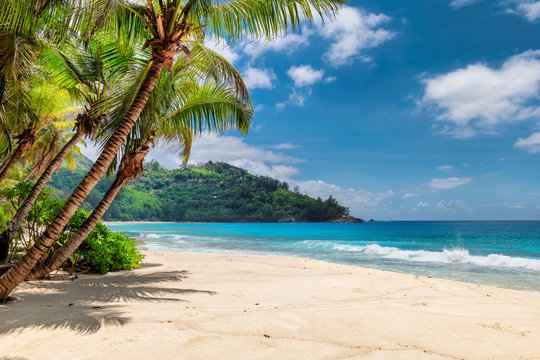
#> input picture HW-ICA/HW11/beach.jpg, 540 x 360 px
$ jupyter execute HW-11-Part-B-Minh-Nguyen.ipynb
#> lines starting #> are read from the running program, lines starting #| are printed output that depends on the picture
# HW 11 Part B Minh Nguyen

## K-means Clustering

[cell 1]
import numpy as np
import pandas as pd
import cv2
import collections
import seaborn as sns
import matplotlib.pyplot as plt
# from skimage import filters
# from skimage import util
from sklearn.preprocessing import MinMaxScaler
from sklearn.cluster import KMeans
from mpl_toolkits.mplot3d import Axes3D
from sklearn.cluster import MeanShift, estimate_bandwidth

[cell 2]
imageName = 'beach.jpg'
image = plt.imread(imageName)
#> image is the input picture: shape (360, 540, 3); mean R, G, B 127.9, 148.8, 142.3
plt.figure(dpi=150)
plt.title('Original Beach Image')
plt.imshow(image)

[cell 3]
# RGB pixels as Feature Vectors
index = pd.MultiIndex.from_product(
    (*map(range, image.shape[:2]), ('r', 'g', 'b')),
    names=('row', 'col', None))
df_1 = pd.Series(image.flatten(), index=index)
df_1 = df_1.unstack()
#> df_1 = table of 194400 rows and 3 columns
df_1 = df_1.reset_index().reindex(columns=['col','row',   'r','g','b'])
#> df_1 = table of 194400 rows and 5 columns
df_1.head(10)
#> Out = table of 10 rows and 5 columns

[cell 4]
# Vector which have only image RGB pixels
df_2 = df_1[['r', 'g', 'b']]
#> df_2 = table of 194400 rows and 3 columns
df_2.head(10)
#> Out = table of 10 rows and 3 columns

[cell 5]
# Normalize data points
nd_1 = MinMaxScaler(feature_range=(0, 1)).fit_transform(df_1)
nd_2 = MinMaxScaler(feature_range=(0, 1)).fit_transform(df_2)

[cell 6]
total_inertias_1 = [KMeans(n_clusters=i).fit(nd_1).inertia_ for i in range(1, 20)]
#> total_inertias_1 = [75932.3, 45391.3, 27904, 24488.4, 20398.7, 18314.3, 15829.1, 14748.1, 12943.3, 12967.1, 11067.9, 10417.3, 9572.4, 8998.8, 8713.3, 8508.4, 7775.6, 7475.9, 7265.7]
total_inertias_2 = [KMeans(n_clusters=i).fit(nd_2).inertia_ for i in range(1, 20)]
#> total_inertias_2 = [43382, 18234.4, 9499.2, 7034.2, 4836.3, 4154.1, 3553.1, 3091.5, 2842.9, 2484.6, 2358.4, 2038.9, 1921.5, 1745.7, 1645.7, 1576.8, 1511.1, 1448.7, 1348.4]

fig, (ax1, ax2) = plt.subplots(1, 2, sharex='col', sharey='row', figsize=(30,10))
ax1.plot(range(1, 20), total_inertias_1, c='black')
ax1.set(xlabel='Total Inertias', ylabel='Number of Clusters', title='RGB Pixels with locations')
ax2.plot(range(1, 20), total_inertias_2, c='black')
ax2.set(xlabel='Total Inertias', title='RGB Pixels without locations');
# plt.savefig('elbow_result.jpg')
plt.show()
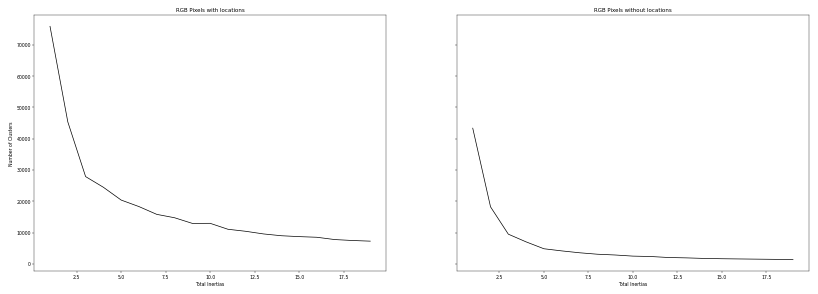
#> figure drawn by matplotlib, 2 panels; panel 1: curve peaks at x = 1, y = 75932.3

- The optimal value of k (number of clusters) is 5.

[cell 7]
# Using k-means clustering to segment the image into k=5 clusters
k = 5

# Reshaping the image into a 2D array of pixels and 3 color values (RGB)
pixel_vals = image.reshape((-1,3))

# Convert to float type
pixel_vals = np.float32(pixel_vals)

retval, labels, centers = cv2.kmeans(pixel_vals, k, None, (cv2.TERM_CRITERIA_EPS + cv2.TERM_CRITERIA_MAX_ITER, 100, 0.2), 10, cv2.KMEANS_RANDOM_CENTERS)
#> retval = 313858828.7; centers = [[43.94, 125.9, 170], [139.1, 167.7, 187.4], [57.22, 62.09, 30.62], [129.1, 129.9, 66.57], [234.7, 220.8, 203.8]]

# Convert the centers to 8-bit values
centers = np.uint8(centers)
#> centers = [[43, 125, 170], [139, 167, 187], [57, 62, 30], [129, 129, 66], [234, 220, 203]]
segmented_data = centers[labels.flatten()]

# Reshape the segmented data into the original image dimensions
segmented_image = segmented_data.reshape((image.shape))
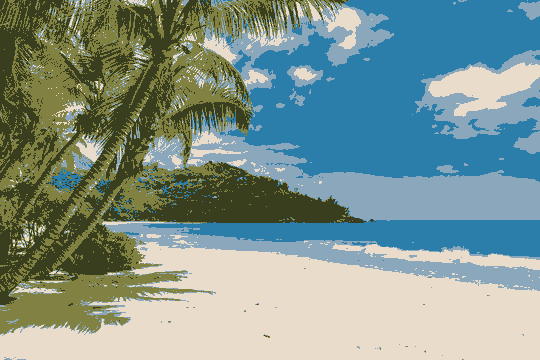
#> segmented_image: shape (360, 540, 3); mean R, G, B 127.4, 148.1, 141.8

# Display the original image and the segmented image
plt.figure(1)
plt.clf()
plt.axis('off')
plt.title('Original image', loc='center')
plt.imshow(image)

plt.figure(2)
plt.clf()
plt.axis('off')
plt.title(f'Segmented Image with k = {k}')
plt.imshow(segmented_image)

- Clustering works well with k = 5. It's able to separate the pixels into 5 distinct clusters. If we increase k, the clusters will be more granular and the image will be more detailed, but I noticed only after k = 15, the image starts to look like the original image.

## Mean-Shift Clustering

[cell 8]
# Flatten the image
flat_image = image.reshape((-1, 3))

[cell 9]
# Create the feature space [L, a, b, x, y]
height, width, _ = image.shape
#> height = 360; width = 540
x, y = np.meshgrid(np.arange(width), np.arange(height))
flat_image_with_coordinates = np.column_stack([flat_image, x.flatten(), y.flatten()])
